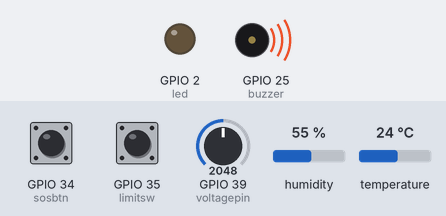
Bench run of a sketch on a simulated ESP32. Parts: output pins drawn as LEDs (lit = HIGH), buzzer (waves = sounding, pin HIGH). The test bench sets the inputs (shaded band); at power-on: GPIO 34 (sosbtn) LOW, GPIO 35 (limitsw) LOW, GPIO 39 (voltagepin) = 2048, humidity 55 %, temperature 24 °C. WiFi joins after 1.5 s; servers stay silent unless stated; random numbers use the default seed unless the sketch sets one; the Firebase database answers and starts empty; what the sketch prints to the serial monitor is not drawn.

Above: at 0.1 s.
At 2.1 s:
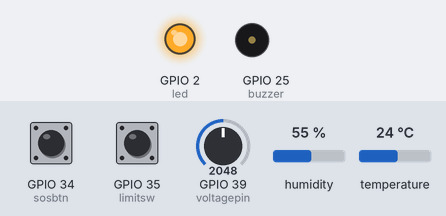
At 4.3 s:
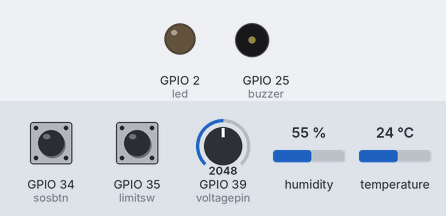
Timing chart, 0 to 5.8 s (numbered marks = the images above):
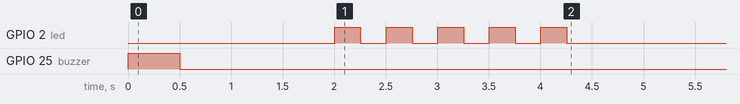

The sketch:

HelmetCode.ino
```cpp
#include "Config.h"

void setup() {
  Serial.begin(115200);
  Serial.println("Success");
  initPins();
  initFirebase();
  connectionEstablished();
  delay(1000);
}

void loop() {
  if (millis() - pmillis > 2500) {
    pmillis = millis();
    scanBatteryVoltage();
    scanSensors();
    read_data();
    if (helmetEnabled == "1") {
      if (limit == "0") {
        limit = "1";
      } else {
        limit = "0";
      }
    }
    else {
      limit = "1";
    }
    if (obstacle == "1") {
      if (millis() - pmillis2 > 20000) {
        digitalWrite(buzzer, HIGH);
        delay(1000);
        digitalWrite(buzzer, LOW);
        pmillis2 = millis();
      }
    }
    else {
      digitalWrite(buzzer, LOW);
    }
    send_data();
  }
}


void scanSensors() {
  //  if (digitalRead(impactsensor) == 0) {
  //    impact = "1";
  //    Serial.println("Sensing vibration");
  //  }
  //  else {
  //    impact = "0";
  //    Serial.println("No vibration");
  //  }

  // Sensor readings may also be up to 2 seconds 'old' (its a very slow sensor)
  float h = dht.readHumidity();
  // Read temperature as Celsius (the default)
  //  float t = dht.readTemperature();
  int t = random(33, 38);
  // Check if any reads failed and exit early (to try again).
  //  if (isnan(h) || isnan(t)) {
  //    Serial.println(F("Failed to read from DHT sensor!"));
  //  }
  temp = String(t);
  Serial.print(F("Temperature: "));
  Serial.println(t);

  limit = String(digitalRead(limitsw));
  delay(20);
  SOS = String(digitalRead(sosbtn));
  delay(20);
}

void read_data() {
  if (Firebase.ready() && signupOK && (millis() - readDataPrevMillis > 2500 || readDataPrevMillis == 0))
  {
    if (Firebase.RTDB.getString(&fbdo, "/Buttons/helmet")) {
      if (fbdo.dataType() == "string") {
        helmetEnabled  = fbdo.stringData();
        Serial.println(helmetEnabled);
      }
    }
    if (Firebase.RTDB.getString(&fbdo, "/Obstacle/detected")) {
      if (fbdo.dataType() == "string") {
        obstacle  = fbdo.stringData();
      }
    }
    readDataPrevMillis = millis();
  }
}

void send_data()
{
  if (Firebase.ready() && signupOK && (millis() - sendDataPrevMillis > 2500 || sendDataPrevMillis == 0))
  {
    sendDataPrevMillis = millis();
    //Firebase.RTDB.setString(&fbdo, "Sensors/sensor1", impact);
    Firebase.RTDB.setString(&fbdo, "Buttons/weather", temp);
    Firebase.RTDB.setString(&fbdo, "Buttons/SOSBtn", SOS);
    Firebase.RTDB.setString(&fbdo, "Buttons/limitSW", limit);
    Firebase.RTDB.setString(&fbdo, "Buttons/batteryHealth", health);
  }
}

void initFirebase() {
  WiFi.mode(WIFI_STA);
  //   Firebase Initialization
  WiFi.begin(WIFI_SSID, WIFI_PASSWORD);
  Serial.print("Connecting to Wi-Fi");
  while (WiFi.status() != WL_CONNECTED) {
    Serial.print(".");
    delay(300);
  }
  Serial.println();
  Serial.print("Connected with IP: ");
  Serial.println(WiFi.localIP());

  server.on("/", HTTP_GET, [](AsyncWebServerRequest * request) {
    request->send(200, "text/plain", "Hi! I am ESP32.");
  });

  AsyncElegantOTA.begin(&server);    // Start ElegantOTA
  server.begin();
  Serial.println("HTTP server started");

  /* Assign the api key (required) */
  config.api_key = API_KEY;
  /* Assign the RTDB URL (required) */
  config.database_url = DATABASE_URL;
  /* Sign up */
  if (Firebase.signUp(&config, &auth, "", "")) {
    Serial.println("ok");
    signupOK = true;
  }
  else {
    Serial.printf("%s\n", config.signer.signupError.message.c_str());
  }

  /* Assign the callback function for the long running token generation task */
  config.token_status_callback = tokenStatusCallback; //see addons/TokenHelper.h

  Firebase.begin(&config, &auth);
  Firebase.reconnectWiFi(true);

  Serial.println("Firebase Connected !!");
}

void connectionEstablished() {
  for (int i = 0; i < 5; i++) {
    digitalWrite(led, HIGH);
    delay(250);
    digitalWrite(led, LOW);
    delay(250);
  }
}
```

Config.h
```cpp
#include <WiFi.h>
#include <Firebase_ESP_Client.h>
#include <AsyncTCP.h>
#include <ESPAsyncWebServer.h>
#include <AsyncElegantOTA.h>
#include "DHT.h"

//Provide the token generation process info
#include "addons/TokenHelper.h"
//Provide the RTDB payload printing info and other helper functions.
#include "addons/RTDBHelper.h"

// Insert your network credentials
#define WIFI_SSID "ECC"
#define WIFI_PASSWORD "12345678"

AsyncWebServer server(80);

// Insert Firebase project API Key
#define API_KEY "AIzaSyDV7efOZkYOo_wMw8Zo3MlzHQlzzP0NSA4"

// Insert RTDB URLefine the RTDB URL */
#define DATABASE_URL "https://safetyhelmet-6bdea-default-rtdb.firebaseio.com/"

//Define Firebase Data object
FirebaseData fbdo;
FirebaseAuth auth;
FirebaseConfig config;

uint32_t sendDataPrevMillis = 0;
uint32_t readDataPrevMillis = 0;
bool signupOK = false;

const int led = 2;
const int impactsensor = 32;
const int voltagepin = 39; //VN
const int sosbtn = 34;
const int limitsw = 35;
const int buzzer = 25;
#define DHTPIN 26     // Digital pin connected to the DHT sensor
#define DHTTYPE DHT11   // DHT 11
DHT dht(DHTPIN, DHTTYPE);

uint32_t pmillis = 0,pmillis2 = 0;

// Floats for ADC voltage & Input voltage
float Vout = 0.0;
float Vin = 0.0;
// Floats for resistor values in divider (in ohms)
float R1 = 22000.0;
float R2 = 2200.0;
float ref_voltage = 3.3;
// Integer for ADC value
int adc_value = 0;

// Cloud Parameters
String impact = " ", temp = " ", SOS = " ", limit = " ", health = " ",helmetEnabled=" ",obstacle;

void initPins() {
  pinMode(led, OUTPUT);
  digitalWrite(led, LOW);

  pinMode(impactsensor, INPUT); //Set pin as input
  pinMode(buzzer, OUTPUT);
  digitalWrite(buzzer, HIGH);
  delay(500);
  digitalWrite(buzzer, LOW);
  dht.begin();

  pinMode(impactsensor, INPUT);
  pinMode(voltagepin, INPUT);
  pinMode(sosbtn, INPUT);
  pinMode(limitsw, INPUT);
}

void scanBatteryVoltage() {
  // Read the Analog Input
  adc_value = analogRead(voltagepin);
  Vout  = (adc_value * ref_voltage) / 4095.0;

  // Calculate voltage at divider input
  Vin = ((Vout * (R1 + R2) / R2)) + 1.3;
  Vin = (Vin / 12.4) * 100;
  Serial.print("Voltage : ");
  Serial.println(Vin);
  health = String(Vin);
}
```
